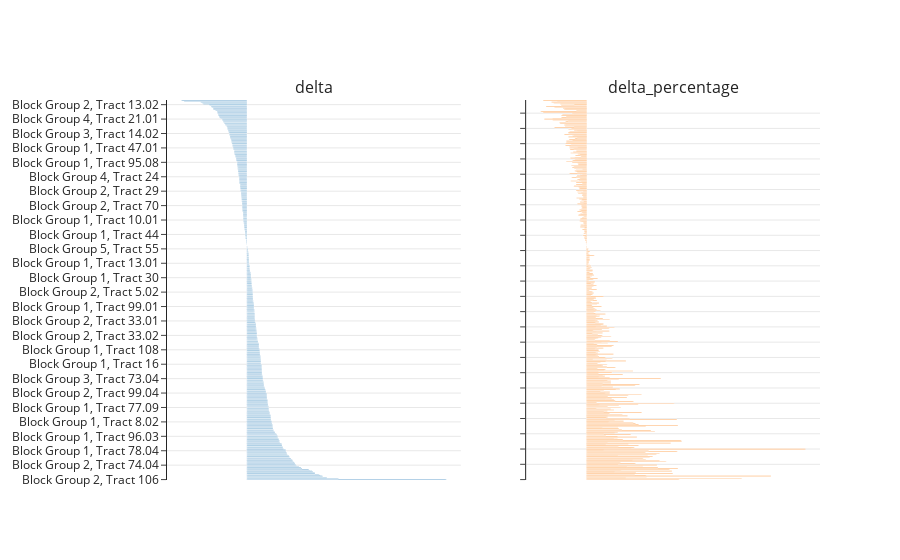

Source (notebook cell):
### Code cell
# Add color to 

# Add the percentage to the analysis
fig = make_subplots(rows=1, cols=2, subplot_titles=('delta', 'delta_percentage'), shared_yaxes=True,)

# Add absolute differences
fig.add_trace(
    go.Bar(
        x = features ['delta'], 
        y = features['name'], 
        orientation='h',     
#         marker=dict(
#             color='rgba(246, 78, 139, 0.6)',
#             line=dict(color='rgba(246, 78, 139, 1.0)', width=3)
#         )
    ),
    row=1, col=1
)

# Add percentage differences
fig.add_trace(
    go.Bar(x = features ['delta_percentage'], y = features['name'], orientation='h'),
    row=1, col=2
)

fig.update_layout(
    template='simple_white',
    xaxis = dict(visible=False, showticklabels=False),
    xaxis2 = dict(visible=False, showticklabels=False),
    yaxis = dict(showgrid = True,  zeroline=True),
    yaxis2 = dict(showgrid = True,  zeroline=True),
    hovermode='x unified',
    showlegend = False

)

### Figure 1 — Plotly figure (JSON) as saved in the notebook; plotly's stock layout.template omitted (floating-point values rounded to 4 significant figures; data arrays with more than 128 entries replaced by an {"elided": "..."} marker saying what was removed)
{"data": [{"orientation": "h", "type": "bar", "x": {"elided": "448 int values"}, "xaxis": "x", "y": {"elided": "448 str values"}, "yaxis": "y"}, {"orientation": "h", "type": "bar", "x": {"elided": "448 float values"}, "xaxis": "x2", "y": {"elided": "448 str values"}, "yaxis": "y2"}], "layout": {"annotations": [{"font": {"size": 16}, "showarrow": false, "text": "delta", "x": 0.225, "xanchor": "center", "xref": "paper", "y": 1, "yanchor": "bottom", "yref": "paper"}, {"font": {"size": 16}, "showarrow": false, "text": "delta_percentage", "x": 0.775, "xanchor": "center", "xref": "paper", "y": 1, "yanchor": "bottom", "yref": "paper"}], "hovermode": "x unified", "showlegend": false, "xaxis": {"anchor": "y", "domain": [0, 0.45], "showticklabels": false, "visible": false}, "xaxis2": {"anchor": "y2", "domain": [0.55, 1], "showticklabels": false, "visible": false}, "yaxis": {"anchor": "x", "domain": [0, 1], "showgrid": true, "zeroline": true}, "yaxis2": {"anchor": "x2", "domain": [0, 1], "matches": "y", "showgrid": true, "showticklabels": false, "zeroline": true}}}
